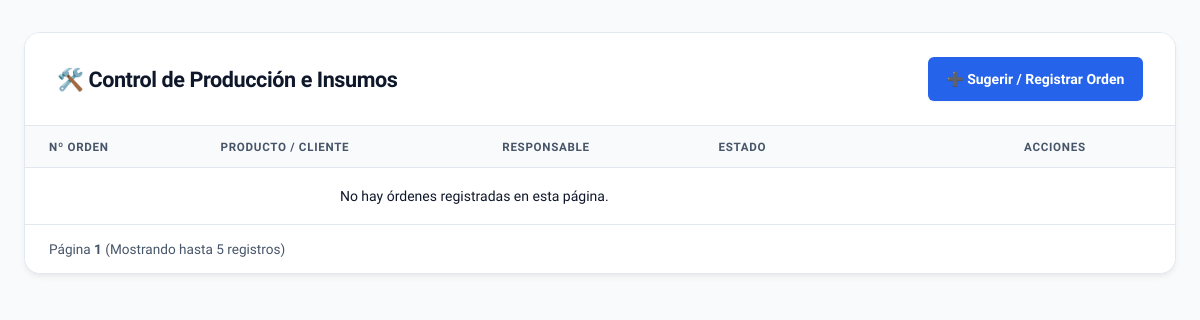
Page /admin/index.php on the earlier database version.
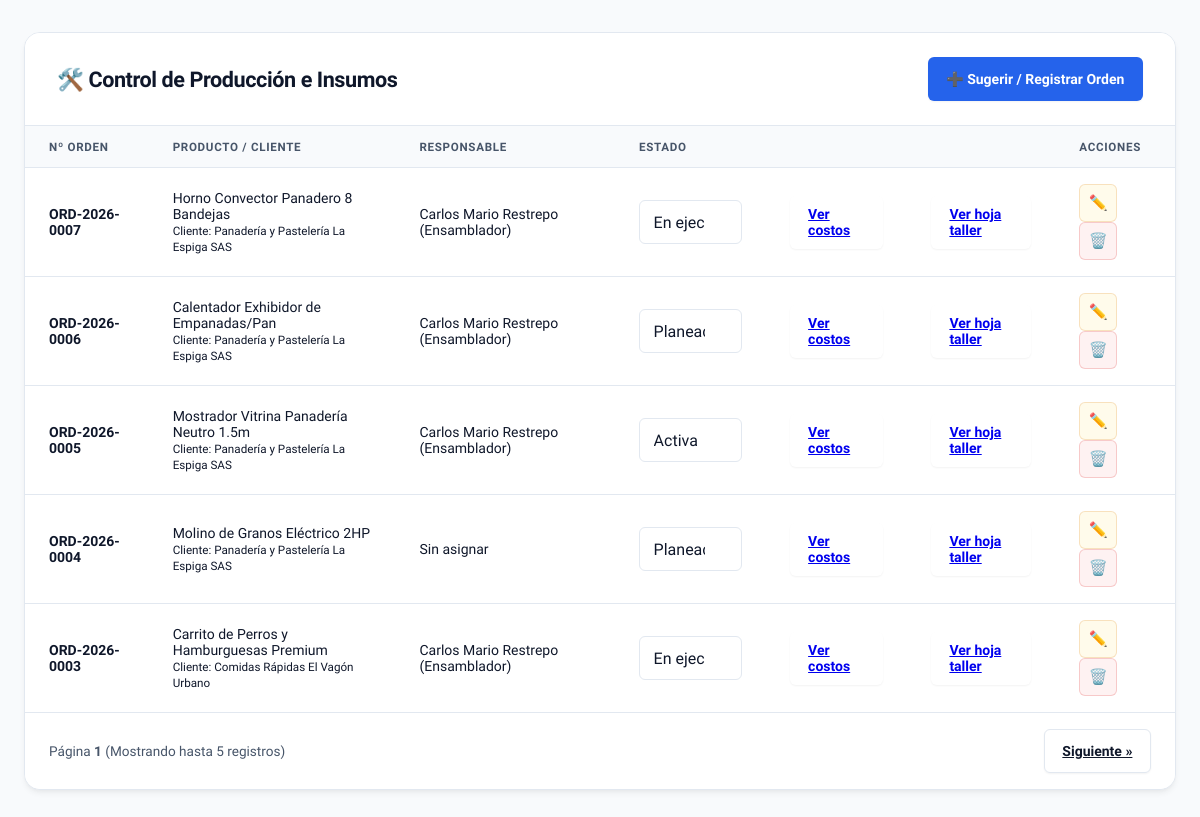
Same page on the later database version.
### tables this page shows
CREATE TABLE IF NOT EXISTS `ordenes_fabricacion` (
  `id_orden` int(10) UNSIGNED NOT NULL,
  `numero_orden` varchar(20) NOT NULL,
  `cliente_id` int(10) UNSIGNED NOT NULL,
  `asesor_id` int(10) UNSIGNED NOT NULL,
  `fabricante_id` int(10) UNSIGNED NOT NULL,
  `operario_id` int(10) UNSIGNED DEFAULT NULL,
  `producto_id` int(10) UNSIGNED NOT NULL,
  `unidades` int(11) NOT NULL DEFAULT 1,
  `estado` enum('simulacion','planeacion','activa','en pasillo','en ejecucion','suspendida','cancelada','terminada') NOT NULL DEFAULT 'planeacion',
  `fecha_pedido` date NOT NULL,
  `fecha_entrega` date NOT NULL,
  `costo_subtotal` decimal(12,2) NOT NULL DEFAULT 0.00,
  `costo_mod` decimal(12,2) NOT NULL DEFAULT 0.00,
  `costo_cif` decimal(12,2) NOT NULL DEFAULT 0.00,
  `porcentaje_utilidad` decimal(5,2) NOT NULL DEFAULT 0.00,
  `monto_utilidad` decimal(12,2) NOT NULL DEFAULT 0.00,
  `monto_total` decimal(12,2) NOT NULL DEFAULT 0.00,
  `creado_en` timestamp NOT NULL DEFAULT current_timestamp()
);

CREATE TABLE IF NOT EXISTS `productos_catalogo` (
  `id_producto` int(10) UNSIGNED NOT NULL,
  `codigo_referencia` varchar(50) NOT NULL,
  `nombre_producto` varchar(150) NOT NULL,
  `descripcion` text DEFAULT NULL,
  `creado_en` timestamp NOT NULL DEFAULT current_timestamp()
);

CREATE TABLE IF NOT EXISTS `personas` (
  `id_persona` int(10) UNSIGNED NOT NULL,
  `documento` varchar(20) DEFAULT NULL,
  `nombre` varchar(120) NOT NULL,
  `rol` enum('CLIENTE','ASESOR','FABRICANTE','OPERARIO') NOT NULL,
  `telefono` varchar(20) DEFAULT NULL,
  `creado_en` timestamp NOT NULL DEFAULT current_timestamp()
);

### admin/data.php (called while the page is built, shortened)
<?php
class ProductService implements DataProviderInterface {
    public function getData(): array {
        return $this->pdo->query("SELECT id_producto, nombre_producto FROM productos_catalogo")->fetchAll(PDO::FETCH_ASSOC);
    }
}
class MaterialService implements DataProviderInterface {
    public function getData(): array {
        $sql = "SELECT id_material, descripcion_material AS nombre, precio_unitario_defecto AS costo, unidad_medida
                FROM materiales
                ORDER BY descripcion_material ASC";
        return $this->pdo->query($sql)->fetchAll(PDO::FETCH_ASSOC);
    }
}
class ClienteService implements DataProviderInterface {
    public function getData(): array {
        return $this->pdo->query("SELECT id_persona, nombre FROM personas WHERE rol = 'CLIENTE'")->fetchAll(PDO::FETCH_ASSOC);
    }
}
class AsesorService implements DataProviderInterface {
    public function getData(): array {
        return $this->pdo->query("SELECT id_persona, nombre FROM personas WHERE rol = 'ASESOR'")->fetchAll(PDO::FETCH_ASSOC);
    }
}
class FabricanteService implements DataProviderInterface {
    public function getData(): array {
        return $this->pdo->query("SELECT id_persona, nombre FROM personas WHERE rol = 'FABRICANTE'")->fetchAll(PDO::FETCH_ASSOC);
    }
}
class OperarioService implements DataProviderInterface {
    public function getData(): array {
        return $this->pdo->query("SELECT id_persona, nombre FROM personas WHERE rol = 'OPERARIO'")->fetchAll(PDO::FETCH_ASSOC);
    }
}
class OrderService implements DataProviderInterface {
    public function getData(): array {
        $stmt = $this->pdo->prepare("
            SELECT o.*, p.nombre_producto, c.nombre AS cliente_nombre, op.nombre AS operario_nombre
            FROM ordenes_fabricacion o
            INNER JOIN productos_catalogo p ON o.producto_id = p.id_producto
            INNER JOIN personas c ON o.cliente_id = c.id_persona
            LEFT JOIN personas op ON o.operario_id = op.id_persona
            ORDER BY o.id_orden DESC
            LIMIT :limit OFFSET :offset
        ");
        $stmt->bindValue(':limit', $this->limit, PDO::PARAM_INT);
        $stmt->bindValue(':offset', $this->offset, PDO::PARAM_INT);
        $stmt->execute();
        return $stmt->fetchAll(PDO::FETCH_ASSOC);
    }
}
class OrderDetailsService implements DataProviderInterface {
    public function getData(): Closure {
        return function (int $orderId): array {
            $stmt = $this->pdo->prepare("
                SELECT d.*, m.descripcion_material AS nombre
                FROM orden_fabricacion_detalles d
                INNER JOIN materiales m ON d.material_id = m.id_material
                WHERE d.orden_id = :id
            ");
            $stmt->execute([':id' => $orderId]);
            return $stmt->fetchAll(PDO::FETCH_ASSOC);
        };
    }
}
class Desplegable {
    public function desplegableDatos(): array {
        return [
            'productos'       => $this->productService->getData(),
            'materiales'      => $this->materialService->getData(),
            'clientes'        => $this->clienteService->getData(),
            'asesores'        => $this->asesorService->getData(),
            'fabricantes'     => $this->fabricanteService->getData(),
            'operarios'       => $this->operarioService->getData(),
            'ordenes'         => $this->orderService->getData(),
            'obtenerDetalles' => $this->orderDetailsService->getData()
        ];
    }
}
$pdo = getPDOConnection();
$porPagina = $porPagina ?? 50;
$offset    = $offset ?? 0;
$desplegable = new Desplegable(
    new ProductService($pdo),
    new MaterialService($pdo),
    new ClienteService($pdo),
    new AsesorService($pdo),
    new FabricanteService($pdo),
    new OperarioService($pdo),
    new OrderService($pdo, $porPagina, $offset),
    new OrderDetailsService($pdo)
);
$data = $desplegable->desplegableDatos();

### admin/index.php (the view, shortened to what the changed rows need)
<?php
$paginaActual = filter_input(INPUT_GET, 'pagina', FILTER_VALIDATE_INT) ?: 1;
$porPagina = 5;
$offset    = ($paginaActual - 1) * $porPagina;
require_once __DIR__ . '/data.php';
$ordenes               = $data['ordenes'];
?>
<!DOCTYPE html>
<html lang="es">
<head>
    <link rel="stylesheet" href="css/produccion.css">
</head>
<body>
<div class="app-container">
    <div class="dashboard-card">
        <div class="dashboard-header">
            <div>
                <h1>🛠️ Control de Producción e Insumos</h1>
            </div>
        </div>
        <div class="table-wrapper">
            <table>
                <thead>
                    <tr>
                        <th>Nº Orden</th>
                        <th>Producto / Cliente</th>
                        <th>Responsable</th>
                        <th>Estado</th>
                        <th></th>
                        <th></th>
                        <th>Acciones</th>
                    </tr>
                </thead>
                <tbody>
                    <?php if (empty($ordenes)): ?>
                        <tr>
                            <td colspan="5" style="text-align: center; padding: 20px;">No hay órdenes registradas en esta página.</td>
                        </tr>
                    <?php else: ?>
                        <?php foreach ($ordenes as $ord): ?>
                        <tr>
                            <td><strong><?= htmlspecialchars((string)$ord['numero_orden']) ?></strong></td>
                            <td><?= htmlspecialchars((string)$ord['nombre_producto']) ?><br><small>Cliente: <?= htmlspecialchars((string)$ord['cliente_nombre']) ?></small></td>
                            <td><?= htmlspecialchars((string)($ord['operario_nombre'] ?? 'Sin asignar')) ?></td>
                            <td>
                                <select onchange="cambiarEstado(<?= $ord['id_orden'] ?>, this.value)" class="input-control">
                                    <?php foreach (['planeacion', 'activa', 'en ejecucion', 'suspendida', 'cancelada', 'terminada'] as $st): ?>
                                        <option value="<?= $st ?>" <?= $ord['estado'] === $st ? 'selected' : '' ?>><?= ucfirst($st) ?></option>
                                    <?php endforeach; ?>
                                </select>
                            </td>
                            <td>
                                <a class="btn" href="../control_costos/ver_costos_orden.php?id_orden=<?= $ord['id_orden'] ?>">Ver costos</a>
                            </td>
                            <td>
                                <a class="btn" href="../operario/ver_pdf_taller.php?id_orden=<?= $ord['id_orden'] ?>">Ver hoja taller</a>
                            </td>
                            <td>
                                <button class="btn-action-warning" onclick="abrirModal('modalEditar-<?= $ord['id_orden'] ?>')">✏️</button>
                                <button class="btn-action-danger" onclick="eliminarOrden(<?= $ord['id_orden'] ?>)">🗑️</button>
                            </td>
                        </tr>
                        <?php endforeach; ?>
                    <?php endif; ?>
                </tbody>
            </table>
        </div>
        <div class="dashboard-footer" style="display: flex; justify: space-between; align-items: center; padding: 15px 0;">
            <div style="display: flex; gap: 10px;">
                <?php if (count($ordenes) === $porPagina): ?>
                    <a href="?pagina=<?= $paginaActual + 1 ?>" class="btn btn-secondary">Siguiente »</a>
                <?php endif; ?>
            </div>
        </div>
    </div>
</div>
</body>
</html>

Differences in the rows shown:
now on this page (row edited): ordenes_fabricacion: numero_orden "ORD-2026-0007", producto.nombre_producto "Horno Convector Panadero 8 Bandejas", cliente.nombre "Panadería y Pastelería La Espiga SAS", operario.nombre "Carlos Mario Restrepo (Ensamblador)", estado+id_orden "En ejecucion"
now on this page (row edited): ordenes_fabricacion: numero_orden "ORD-2026-0006", producto.nombre_producto "Calentador Exhibidor de Empanadas/Pan", cliente.nombre "Panadería y Pastelería La Espiga SAS", operario.nombre "Carlos Mario Restrepo (Ensamblador)", id_orden "Planeacion"
now on this page (row edited): ordenes_fabricacion: numero_orden "ORD-2026-0005", producto.nombre_producto "Mostrador Vitrina Panadería Neutro 1.5m", cliente.nombre "Panadería y Pastelería La Espiga SAS", operario.nombre "Carlos Mario Restrepo (Ensamblador)", estado+id_orden "Activa"
now on this page (row edited): ordenes_fabricacion: numero_orden "ORD-2026-0004", producto.nombre_producto "Molino de Granos Eléctrico 2HP", cliente.nombre "Panadería y Pastelería La Espiga SAS", operario_nombre "Sin asignar", estado+id_orden "Planeacion"
now on this page (row edited): ordenes_fabricacion: numero_orden "ORD-2026-0003", producto.nombre_producto "Carrito de Perros y Hamburguesas Premium", cliente.nombre "Comidas Rápidas El Vagón Urbano", operario.nombre "Carlos Mario Restrepo (Ensamblador)", estado+id_orden "En ejecucion"
Other differences:
text no longer shown: "No hay órdenes registradas en esta página."
text now shown: "Siguiente »"
